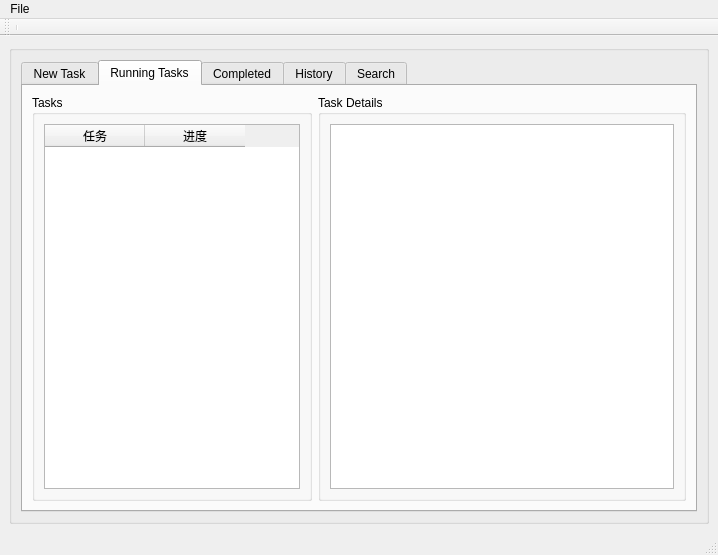
<?xml version="1.0" encoding="UTF-8"?>
<ui version="4.0">
 <author>labin.xu</author>
 <class>MainWindow</class>
 <widget class="QMainWindow" name="MainWindow">
  <property name="geometry">
   <rect>
    <x>0</x>
    <y>0</y>
    <width>718</width>
    <height>555</height>
   </rect>
  </property>
  <property name="windowTitle">
   <string>MainWindow</string>
  </property>
  <widget class="QWidget" name="centralwidget">
   <layout class="QVBoxLayout" name="verticalLayout_2">
    <item>
     <widget class="QGroupBox" name="groupBox">
      <property name="title">
       <string/>
      </property>
      <layout class="QHBoxLayout" name="horizontalLayout_2">
       <item>
        <widget class="QTabWidget" name="tabWidget">
         <property name="currentIndex">
          <number>1</number>
         </property>
         <widget class="QWidget" name="tab_new_task">
          <attribute name="title">
           <string>New Task</string>
          </attribute>
          <layout class="QGridLayout" name="gridLayout">
           <item row="0" column="0">
            <layout class="QHBoxLayout" name="horizontalLayout_4">
             <item>
              <widget class="QLabel" name="label">
               <property name="text">
                <string>站点：</string>
               </property>
              </widget>
             </item>
             <item>
              <widget class="QPushButton" name="lb_current_site">
               <property name="minimumSize">
                <size>
                 <width>75</width>
                 <height>23</height>
                </size>
               </property>
               <property name="font">
                <font>
                 <underline>true</underline>
                </font>
               </property>
               <property name="cursor">
                <cursorShape>PointingHandCursor</cursorShape>
               </property>
               <property name="text">
                <string>ali</string>
               </property>
               <property name="checkable">
                <bool>false</bool>
               </property>
               <property name="flat">
                <bool>true</bool>
               </property>
              </widget>
             </item>
            </layout>
           </item>
           <item row="0" column="1">
            <layout class="QHBoxLayout" name="horizontalLayout_5">
             <item>
              <widget class="QLabel" name="lb_task_name">
               <property name="text">
                <string>任务名称:</string>
               </property>
              </widget>
             </item>
             <item>
              <widget class="QLineEdit" name="le_task_name"/>
             </item>
            </layout>
           </item>
           <item row="1" column="0" colspan="2">
            <layout class="QHBoxLayout" name="horizontalLayout_6">
             <item>
              <widget class="QLabel" name="lb_search_conditions">
               <property name="text">
                <string>搜索关键字：</string>
               </property>
              </widget>
             </item>
             <item>
              <widget class="QLineEdit" name="le_search_keywords"/>
             </item>
            </layout>
           </item>
           <item row="2" column="2">
            <layout class="QHBoxLayout" name="horizontalLayout_7">
             <item>
              <widget class="QPushButton" name="pb_Ok">
               <property name="text">
                <string>确定</string>
               </property>
              </widget>
             </item>
             <item>
              <widget class="QPushButton" name="pb_Cancel">
               <property name="text">
                <string>清空</string>
               </property>
              </widget>
             </item>
            </layout>
           </item>
          </layout>
         </widget>
         <widget class="QWidget" name="tab_running_tasks">
          <attribute name="title">
           <string>Running Tasks</string>
          </attribute>
          <layout class="QHBoxLayout" name="horizontalLayout_8">
           <item>
            <widget class="QGroupBox" name="groupBox_2">
             <property name="maximumSize">
              <size>
               <width>280</width>
               <height>16777215</height>
              </size>
             </property>
             <property name="title">
              <string>Tasks</string>
             </property>
             <layout class="QHBoxLayout" name="horizontalLayout_3">
              <item>
               <widget class="TaskRunningTable" name="lw_processing_tasks">
                <property name="minimumSize">
                 <size>
                  <width>100</width>
                  <height>0</height>
                 </size>
                </property>
                <property name="maximumSize">
                 <size>
                  <width>300</width>
                  <height>16777215</height>
                 </size>
                </property>
                <column>
                 <property name="text">
                  <string>任务</string>
                 </property>
                </column>
                <column>
                 <property name="text">
                  <string>进度</string>
                 </property>
                </column>
               </widget>
              </item>
             </layout>
            </widget>
           </item>
           <item>
            <widget class="QGroupBox" name="groupBox_4">
             <property name="title">
              <string>Task Details</string>
             </property>
             <layout class="QVBoxLayout" name="verticalLayout_3">
              <item>
               <widget class="QTableWidget" name="tw_processing_task_details"/>
              </item>
             </layout>
            </widget>
           </item>
          </layout>
         </widget>
         <widget class="QWidget" name="tab_completed_tasks">
          <attribute name="title">
           <string>Completed</string>
          </attribute>
          <layout class="QHBoxLayout" name="horizontalLayout">
           <item>
            <widget class="QGroupBox" name="groupBox_3">
             <property name="maximumSize">
              <size>
               <width>191</width>
               <height>16777215</height>
              </size>
             </property>
             <property name="title">
              <string>Tasks</string>
             </property>
             <layout class="QVBoxLayout" name="verticalLayout_5">
              <item>
               <widget class="QListWidget" name="lw_finished_tasks">
                <property name="maximumSize">
                 <size>
                  <width>171</width>
                  <height>16777215</height>
                 </size>
                </property>
               </widget>
              </item>
             </layout>
            </widget>
           </item>
           <item>
            <widget class="QGroupBox" name="groupBox_5">
             <property name="title">
              <string>Task Details</string>
             </property>
             <layout class="QVBoxLayout" name="verticalLayout_4">
              <item>
               <widget class="QTableWidget" name="tw_finished_task_details"/>
              </item>
             </layout>
            </widget>
           </item>
          </layout>
         </widget>
         <widget class="QWidget" name="tab_history">
          <attribute name="title">
           <string>History</string>
          </attribute>
         </widget>
         <widget class="QWidget" name="tab_search">
          <attribute name="title">
           <string>Search</string>
          </attribute>
         </widget>
        </widget>
       </item>
      </layout>
     </widget>
    </item>
   </layout>
  </widget>
  <widget class="QMenuBar" name="menubar">
   <property name="geometry">
    <rect>
     <x>0</x>
     <y>0</y>
     <width>718</width>
     <height>23</height>
    </rect>
   </property>
   <widget class="QMenu" name="menuFile">
    <property name="title">
     <string>File</string>
    </property>
    <addaction name="actionOpen"/>
   </widget>
   <addaction name="menuFile"/>
  </widget>
  <widget class="QStatusBar" name="statusbar"/>
  <widget class="QToolBar" name="toolBar">
   <property name="windowTitle">
    <string>toolBar</string>
   </property>
   <attribute name="toolBarArea">
    <enum>TopToolBarArea</enum>
   </attribute>
   <attribute name="toolBarBreak">
    <bool>false</bool>
   </attribute>
   <addaction name="separator"/>
  </widget>
  <action name="actionOpen">
   <property name="text">
    <string>open</string>
   </property>
  </action>
 </widget>
 <customwidgets>
  <customwidget>
   <class>TaskRunningTable</class>
   <extends>QTableWidget</extends>
   <header>taskrunningtable.h</header>
  </customwidget>
 </customwidgets>
 <tabstops>
  <tabstop>lw_processing_tasks</tabstop>
  <tabstop>tw_processing_task_details</tabstop>
  <tabstop>lw_finished_tasks</tabstop>
  <tabstop>tabWidget</tabstop>
  <tabstop>tw_finished_task_details</tabstop>
 </tabstops>
 <resources/>
 <connections>
  <connection>
   <sender>lw_finished_tasks</sender>
   <signal>itemClicked(QListWidgetItem*)</signal>
   <receiver>MainWindow</receiver>
   <slot>onLWFinishedTasksItemClicked()</slot>
   <hints>
    <hint type="sourcelabel">
     <x>125</x>
     <y>272</y>
    </hint>
    <hint type="destinationlabel">
     <x>354</x>
     <y>250</y>
    </hint>
   </hints>
  </connection>
  <connection>
   <sender>pb_Ok</sender>
   <signal>clicked()</signal>
   <receiver>MainWindow</receiver>
   <slot>onNewTask()</slot>
   <hints>
    <hint type="sourcelabel">
     <x>558</x>
     <y>390</y>
    </hint>
    <hint type="destinationlabel">
     <x>354</x>
     <y>250</y>
    </hint>
   </hints>
  </connection>
 </connections>
 <designerdata>
  <property name="gridDeltaX">
   <number>10</number>
  </property>
  <property name="gridDeltaY">
   <number>10</number>
  </property>
  <property name="gridSnapX">
   <bool>true</bool>
  </property>
  <property name="gridSnapY">
   <bool>true</bool>
  </property>
  <property name="gridVisible">
   <bool>true</bool>
  </property>
 </designerdata>
 <slots>
  <slot>onLWFinishedTasksItemClicked()</slot>
  <slot>onNewTask()</slot>
 </slots>
</ui>
